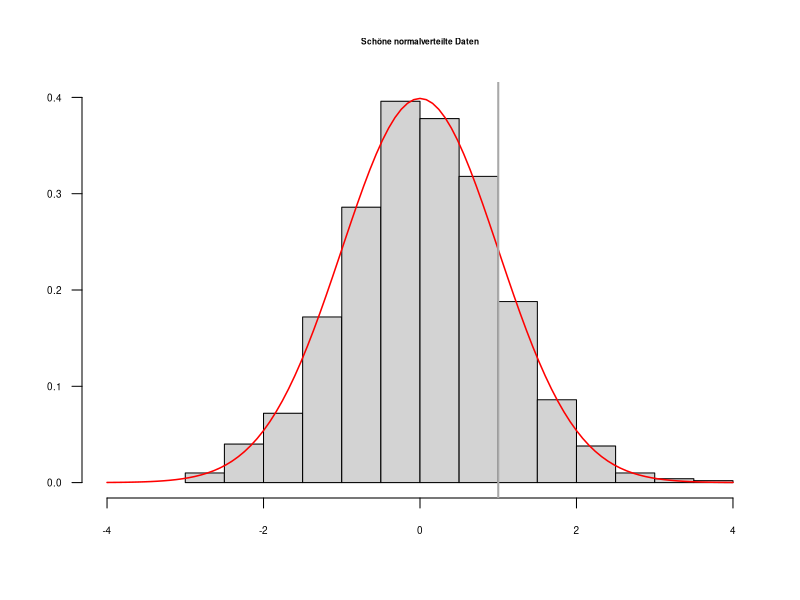

Source code (R):
## ---- chunk 1

## Füge mehrere Zahlen zu einem Vektor zusammen:
c(0.5, 1, 1.5) # Kommazahlen mit DezimalPUNKT schreiben

## ---- chunk 2
c(1)
## ---- chunk 3
c(0.5, 1, 1.5, c(1, 2, 3))
## ---- chunk 4

## Berechne einen Mittelwert
mean(c(0.5, 1, 1.5))

## Berechne eine Standardabweichung
sd(c(0.5, 1, 1.5))

## Berechne eine Varianz:
var(c(0.5, 1, 1.5))

## Und jetzt noch einmal die Standardabweichung:
sqrt(var(c(0.5, 1, 1.5))) # was ist `sqrt`?

## Minimum:
min(c(0.5, 1, 1.5))

## Maximum:
max(c(0.5, 1, 1.5))
## ---- chunk 5
1:20
## ---- chunk 6
sum(1:1000)
## ---- chunk 7
5:-5
## ---- chunk 8
1:10 * 2
## ---- chunk 9
(1:10 * 2) - 1
## ---- chunk 10
2:4 * 4:6 # entspricht c(2*4, 3*5, 4*6)
## ---- chunk 11
## Speichert einen Vektor in einer Variablen:
meinVektor <- c(1, 2, 6, 7, 10)
## ---- chunk 12
meinVektor
## ---- chunk 13
meinVektor * 2
## ---- chunk 14
xx <- mean(meinVektor)

## "Zentrierter" numerischer Vektor:
meinVektor - xx

## ---- chunk 15
foo = 1:2
foo
## ---- chunk 16
bar <- c(3, 2, 6, 3, 9, 5, 7, -3)
sort(bar)
## ---- chunk 17
bar
## ---- chunk 18
bar <- c(3, 2, 6, 3, 9, 5, 7, -3)
bar <- sort(bar)
## ---- chunk 19
mode(1:10)
## ---- chunk 20
"Hallo Welt!" # doppelte Anführungszeichen
## ---- chunk 21
items <- paste0("item_", 1:10)
## ---- chunk 22
length(items)
items
## ---- chunk 23
paste0("item", "_", 1) # paste0 nimmt beliebig viele Argumente an
## ---- chunk 24
wahr   <- TRUE
falsch <- FALSE
## ---- chunk 25

## Logisches UND
TRUE & TRUE

TRUE & FALSE

FALSE & FALSE

## Logisches ODER
TRUE | TRUE

TRUE | FALSE

FALSE | FALSE

## Logisches NICHT
!TRUE

!FALSE

## ---- chunk 26
c(TRUE, FALSE, FALSE) & c(TRUE, TRUE, FALSE)

c(TRUE, FALSE, FALSE) | c(TRUE, TRUE, FALSE)
## ---- chunk 27
!c(TRUE, FALSE)
## ---- chunk 28

laune <- c(1, 2, 3, 1, 2, 1)

laune_faktor <- factor(laune, levels = c(1, 2, 3),
                       labels = c(":(", ":)", ":D"))

laune_faktor
## ---- chunk 29
mean(laune)
## ---- chunk 30
mean(laune_faktor)
## ---- chunk 31
messy_data <- c(1, 3, 2, 9, 3, NA, 6, NA, 5)
## ---- chunk 32
mean(messy_data) # geht nicht wegen des fehlenden Werts
## ---- chunk 33
mean(messy_data, na.rm = TRUE)
## ---- chunk 34

vergleichswert <- 3
daten <- 1:5
daten > vergleichswert
daten < vergleichswert
daten >= vergleichswert
daten <= vergleichswert
daten == vergleichswert
daten != vergleichswert

## ---- chunk 35

daten = vergleichswert

## ---- chunk 36
daten
## ---- chunk 37
text1 <- "Hallo Welt"
text1 == "Hallo Welt"
text1 == "Hallo Welt!"
## ---- chunk 38
geschlecht <- c(1, 2, 1, 1, 2, 1, 3)
geschlecht <- factor(laune, levels = 1:3,
                     labels = c("weiblich", "maennlich", "divers"))

geschlecht == "maennlich"
## ---- chunk 39

score_test1 <- c(23, 19, 44, 18, 25, 22)
score_test2 <- c(26, 23, 29, 18, 32, 19)

score_test1 > score_test2

score_test1 == score_test2

## ---- chunk 40

## Erstelle 1,000 Zufallsdaten:
zufallsdaten <- rnorm(1000)

## ---- chunk 41

length(zufallsdaten)

## ---- chunk 42

head(zufallsdaten)

## ---- chunk 43
## Male Histogram
hist(zufallsdaten, freq = FALSE,
     main = "Schöne normalverteilte Daten",
     xlab = "", ylab = "", las = 1,
     xlim = c(-4, 4), ylim = c(0, 0.4),
     cex.main = 0.5, cex.axis = 0.6)

## Lege eine Normalverteilungskurve über die Daten
curve(dnorm, col = "red", add = TRUE, lwd = 1.5)

## Zeichne eine graue Linie beim x-Wert `1` ein:
abline(v = 1, lwd = 2, col = "darkgrey")
## ---- chunk 44
sum(zufallsdaten > 1)
## ---- chunk 45
mean(zufallsdaten > 1)
## ---- chunk 46
beispiel_01 <- c(1, 0, 1, 1)
## ---- chunk 47
mean(zufallsdaten > 1) * 100
## ---- chunk 48
1 - pnorm(1)
## ---- chunk 49

## 100,000 Zufallsdaten sind für R kein Problem
zufallsdaten <- rnorm(100000) # 100000
mean(zufallsdaten > 1)

## ---- chunk 50

2 %in% 1:3

## ---- chunk 51

4 %in% 1:3

## ---- chunk 52

c(2, 3) %in% 3:5

## ---- chunk 53

daten <- c(2, 4, 1)

## ---- chunk 54

daten[1]
xx <- daten[3] # ein-elementiger Vektor
xx
## ---- chunk 55

daten[-1]

## ---- chunk 56
daten[c(1, 2)]
daten[-c(2, 3)]
## ---- chunk 57

meinVektor <- c(1, 2, 3, 7, 8, 9)

auswahl <- meinVektor > 5
auswahl

## ---- chunk 58

meinVektor[auswahl]

## ---- chunk 59

meinVektor <- 1:20

auswahl <- (meinVektor < 5) | (meinVektor > 17)
auswahl

meinVektor[auswahl]

## ---- chunk 60

## Wähle alle Daten aus, die größer sind als 2 (das sollten im Schnitt
## etwa 2.5% der Daten sein)
daten <- rnorm(300)
daten[daten > 2]

## ---- chunk 61

daten <- 1:5
daten[c(2, 5)] <- 0
daten

## ---- chunk 62

daten <- 1:5
daten[c(TRUE, FALSE, TRUE, FALSE, FALSE)] <- 0
daten

## ---- chunk 63

daten <- c(1, -99, 5, -99, 2, -99, 4, 1:3)
daten

missing_values <- daten == -99
missing_values
## ---- chunk 64
daten[missing_values] <- NA
daten
## ---- chunk 65
TRUE | TRUE & FALSE
## ---- chunk 66
(TRUE | TRUE) & FALSE
## ---- chunk 67
c(FALSE, TRUE) | c(FALSE, FALSE) & c(TRUE, FALSE)
## ---- chunk 68
(c(FALSE, TRUE) | c(FALSE, FALSE)) & c(TRUE, FALSE)
## ---- chunk 69
1:10[-8]
## ---- chunk 70
10[-8]
## ---- chunk 71
(1:10)[-8]
## ---- chunk 72

paste0("item_", 1:10)[-c(1, 3, 9)]
